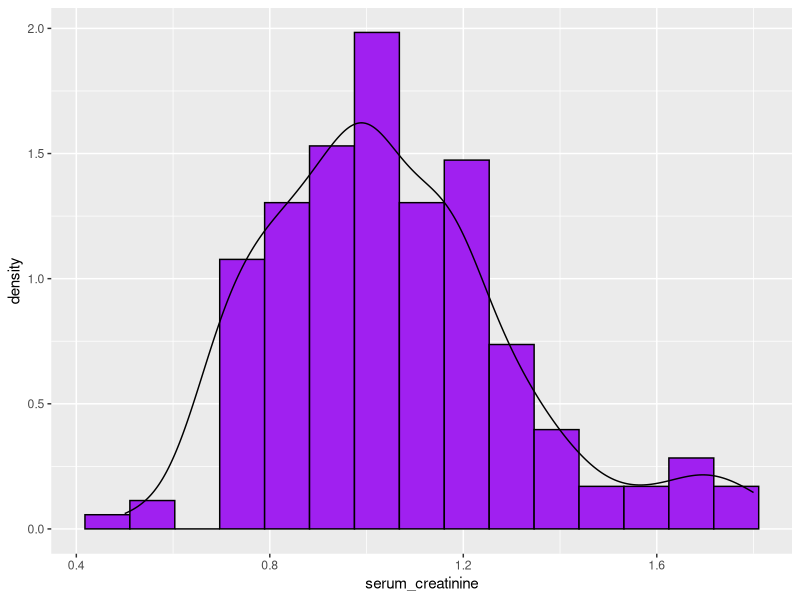
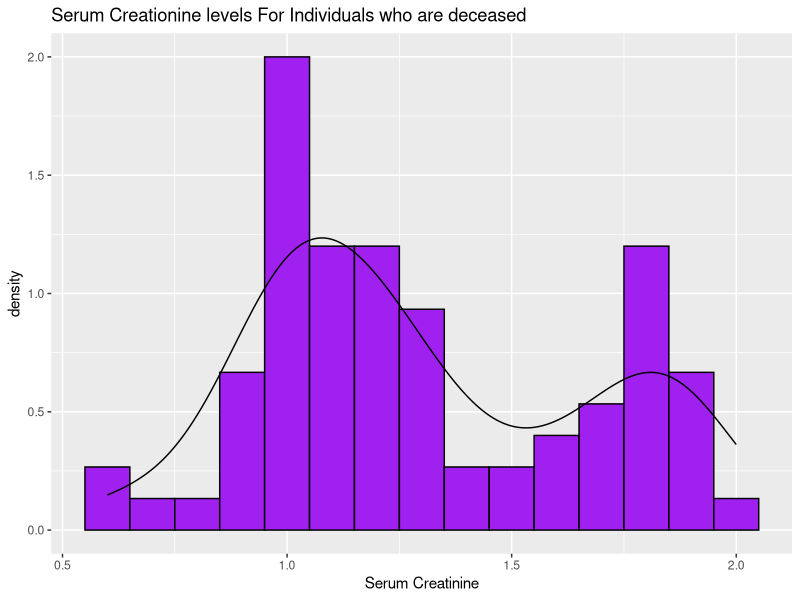
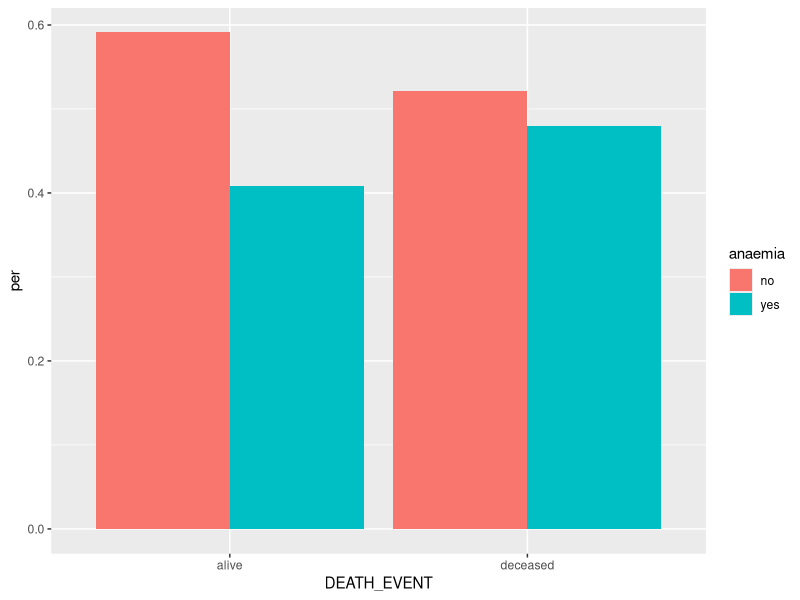
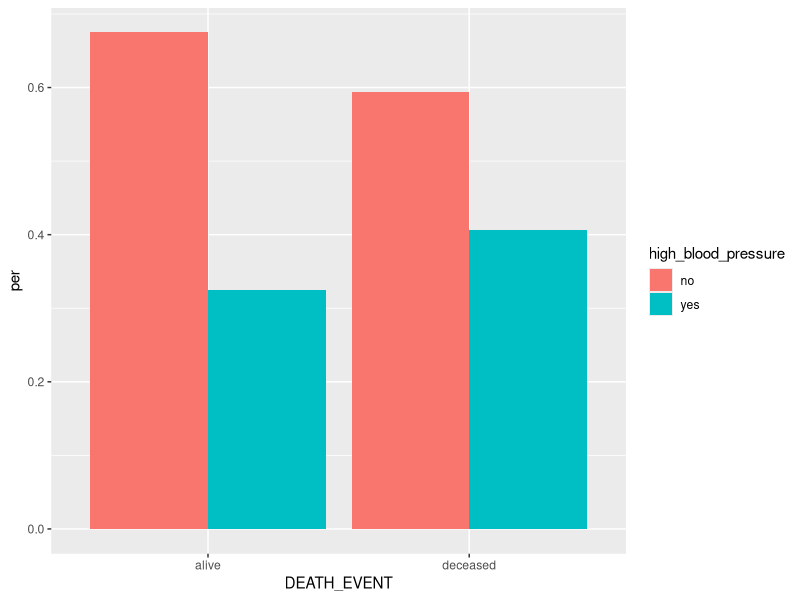

These charts were generated, in order, by the following R code:
library(dplyr)
library(readr)
library(ggplot2)



heart <- read.csv('heart_failure_clinical_records_dataset_new.csv')
#will test serum creatinine first


# Getting rid of outliers
serum_creatinine_iqr <- IQR(heart$serum_creatinine)
serum_creatinine <- heart %>% 
  filter(serum_creatinine > quantile(serum_creatinine, 0.25) - 1.5 * serum_creatinine_iqr,
         serum_creatinine < quantile(serum_creatinine, 0.72) + 1.5 * serum_creatinine_iqr) %>%
  select(serum_creatinine, DEATH_EVENT)

serum_creatinine_death <- filter(serum_creatinine, DEATH_EVENT == 'deceased')
serum_creatinine_alive <- filter(serum_creatinine, DEATH_EVENT == 'alive')

# Lets view data set distribution in a histogram
ggplot(serum_creatinine_alive, aes(x=serum_creatinine, y=after_stat(density))) +
  geom_histogram(color='#000000', fill='purple', bins = 15) +
  geom_density()
  labs(title="Serum Creatinine levels For Individuals who are alive",
       x="Serum Creatinine")

ggplot(serum_creatinine_death, aes(x=serum_creatinine, y=after_stat(density))) +
  geom_histogram(color='#000000', fill='purple', bins = 15) +
  geom_density() +
  labs(title="Serum Creationine levels For Individuals who are deceased",
       x="Serum Creatinine")

mean(serum_creatinine_alive$serum_creatinine)
mean(serum_creatinine_death$serum_creatinine)

var(serum_creatinine_alive$serum_creatinine)
var(serum_creatinine_death$serum_creatinine)


# test for difference in mean 
#Null hypothesis: There is no significant difference between the mean 
#of serum creatinine in individuals who are alive and those who are deceased.

#Alternative hypothesis: The mean of serum creatinine is higher
#in deceased individuals compared to those who are alive.
t.test(serum_creatinine_death$serum_creatinine,
       serum_creatinine_alive$serum_creatinine,
       alternative = 'greater')

#According to the results, we have p value of 2.048e-07, which is significant at
#5% significant level; thus, we reject the null hypothesis in support of the
#alternative hypothesis


# test of variance using F distribution
var.test(serum_creatinine_death$serum_creatinine,
         serum_creatinine_alive$serum_creatinine,
         alternative = 'two.sided')


#proportions
#anaemia and high blood pressure
anaemia_table <- heart %>%
  group_by(DEATH_EVENT, anaemia) %>%
  summarize(Freq=n()) %>%
  mutate(per = Freq/sum(Freq))
anaemia_table

blood_pressure <- heart %>%
  group_by(DEATH_EVENT, high_blood_pressure) %>%
  summarize(Freq=n()) %>%
  mutate(per = Freq/sum(Freq))

ggplot(anaemia_table, aes(x=DEATH_EVENT, y=per, fill=anaemia)) +
  geom_col(position = 'dodge')

ggplot(blood_pressure, aes(x=DEATH_EVENT, y=per, fill=high_blood_pressure)) +
  geom_col(position = 'dodge')

  



 

